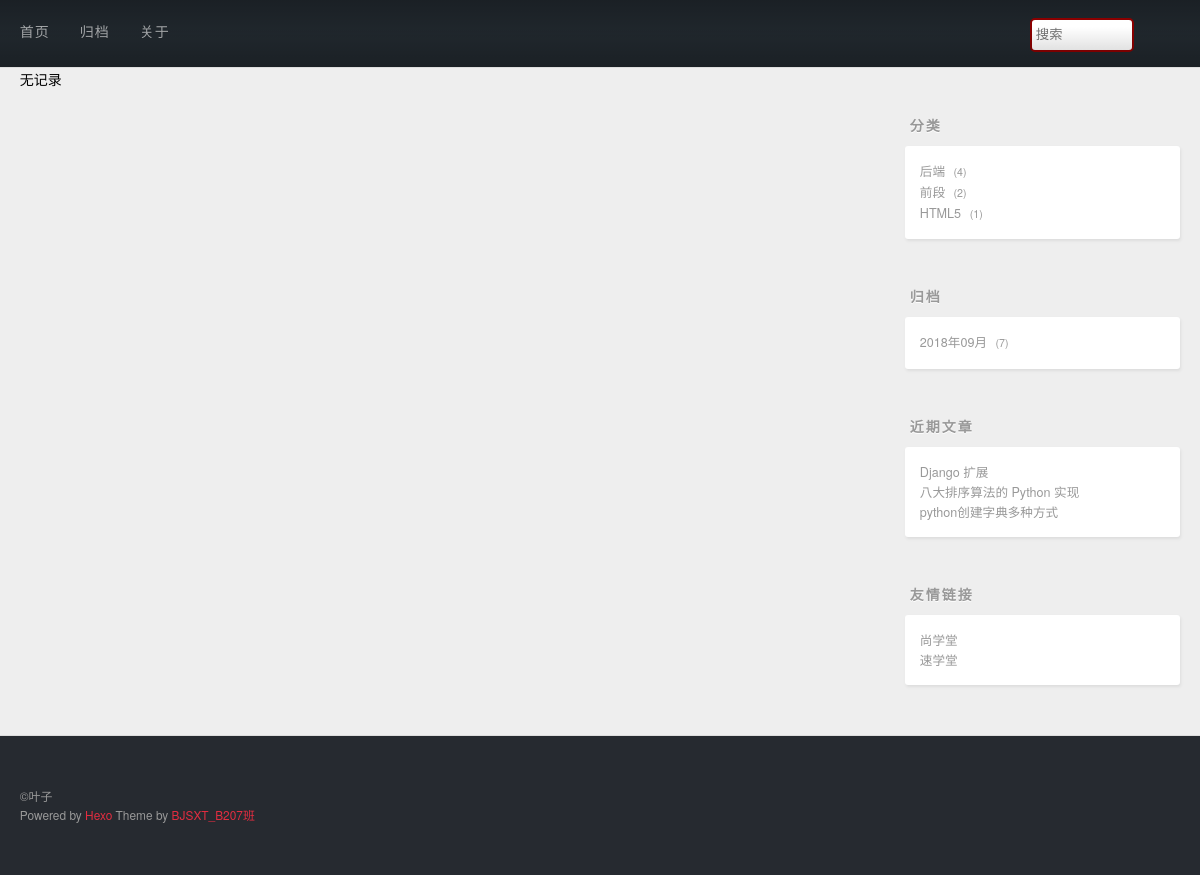
The app's page /search/ with its own data.
### blog/models.py (models this page shows, shortened)
class Post(models.Model):
    id = models.AutoField(primary_key=True)
    title = models.CharField(max_length=20, verbose_name='标题')
    desc = models.TextField(verbose_name='简介')
    content = RichTextUploadingField(null=True, blank=True, verbose_name='内容')
    created = models.DateTimeField(auto_now_add=True, verbose_name='创建时间')
    modified = models.DateField(auto_now=True)
    category = models.ForeignKey(Category, on_delete=models.CASCADE)
    tag = models.ManyToManyField(Tag)
    class Meta:
        db_table = "t_post"
        verbose_name_plural = '帖子'

### blog/views.py (the view)
# urls.py: url(r'^search/$', views.search),
def search(request):
    from haystack.query import SearchQuerySet
    from haystack.query import SQ
    keywords = request.GET.get('q', '')
    search_posts = SearchQuerySet().filter(SQ(title=keywords)|SQ(content=keywords))
    s_posts = []
    for s_p in search_posts:
        s_posts.append(s_p.object)
    return render(request, 'search.html', {'archive_posts': s_posts})

### sxtblog/getrightinfp.py (called while the page is built)
def get_right_info(request):
    from django.db.models import Count
    cate_posts = Post.objects.values('category__cname','category').annotate(count=Count('*')).order_by('-count')
    from django.db import connection
    cursor = connection.cursor()
    arc_posts = cursor.execute(
        "select created,count('*') as count from t_post group by strftime('%Y-%m',created) order by count desc"
    ).fetchall()
    cursor.close()
    recent_posts = Post.objects.order_by('-id')[:3]
    return {'cate_posts': cate_posts,'recent_posts': recent_posts,'arc_posts': arc_posts}

### blog/templates/search.html
{% extends 'base.html' %}
{% block main %}
    {% if archive_posts %}
    <div class="archives">
        {% for archive_post in archive_posts %}
            <article class="archive-article archive-type-post">
              <div class="archive-article-inner">
                <header class="archive-article-header">
                <a href="#" class="archive-article-date">
                     <time>{{ archive_post.created.year }} {{ archive_post.created.month }}</time>
                </a>
                 <h1 itemprop="name">
                      <a class="archive-article-title" target="_blank" href="/post/{{ archive_post.id }}">{{ archive_post.title }}</a>
                 </h1>
                 </header>
              </div>
            </article>
        {% endfor %}
    </div>
    {% else %}
        <div class="archives">
            无记录
         </div>
    {% endif %}
{% endblock main %}

### templates/right.html
<div class="widget-wrap">
    <h3 class="widget-title"><font style="vertical-align: inherit;"><font style="vertical-align: inherit;">分类</font></font></h3>
    <div class="widget">
        <ul class="category-list">
            {% for category in cate_posts  %}
                <li class="category-list-item">
                    <a class="category-list-link" href="/category/{{ category.category }}"><font style="vertical-align: inherit;"><font style="vertical-align: inherit;">{{ category.category__cname }}</font></font></a>
                    <span class="category-list-count"><font style="vertical-align: inherit;"><font style="vertical-align: inherit;">{{ category.count }}</font></font></span>
                </li>
            {% endfor %}
        </ul>
    </div>
</div>
<div class="widget-wrap">
    <h3 class="widget-title"><font style="vertical-align: inherit;"><font style="vertical-align: inherit;">归档</font></font></h3>
    <div class="widget">
        <ul class="archive-list">
            {% for time in arc_posts %}
                <li class="archive-list-item">
                    <a class="archive-list-link" href="/archive/{{ time.0|date:'Y/m' }}"><font style="vertical-align: inherit;"><font style="vertical-align: inherit;">{{ time.0|date:'Y年m月' }}</font></font></a>
                    <span class="archive-list-count"><font style="vertical-align: inherit;"><font style="vertical-align: inherit;">{{ time.1 }}</font></font></span>
                </li>
            {% endfor %}
        </ul>
    </div>
</div>
<div class="widget-wrap">
    <h3 class="widget-title"><font style="vertical-align: inherit;"><font style="vertical-align: inherit;">近期文章</font></font></h3>
    <div class="widget">
        <ul>
            {% for blog in recent_posts %}
                <li>
                    <a href="/post/{{ blog.id }}" target="_blank"><font style="vertical-align: inherit;"><font style="vertical-align: inherit;">{{ blog.title }}</font></font></a>
                </li>
            {% endfor %}
        </ul>
    </div>
</div>
<div class="widget-wrap">
    <h3 class="widget-title"><font style="vertical-align: inherit;"><font style="vertical-align: inherit;">友情链接</font></font></h3>
    <div class="widget">
        <ul>
            <li>
                <a href="http://www.bjsxt.com/" target="_blank"><font style="vertical-align: inherit;"><font style="vertical-align: inherit;">尚学堂</font></font></a>
            </li>
            <li>
                <a href="http://www.sxt.cn/" target="_blank"><font style="vertical-align: inherit;"><font style="vertical-align: inherit;">速学堂</font></font></a>
            </li>
        </ul>
    </div>
</div>

### static/css/style.css (style rules this page uses)
body { zoom: 1; width: 100%; }
body:before, body:after { content: ""; display: table; }
body:after { clear: both; }
html, body, div, span, applet, object, iframe, h1, h2, h3, h4, h5, h6, p, blockquote, pre, a, abbr, acronym, address, big, cite, code, del, dfn, em, img, ins, kbd, q, s, samp, small, strike, strong, sub, sup, tt, var, dl, dt, dd, ol, ul, li, fieldset, form, label, legend, table, caption, tbody, tfoot, thead, tr, th, td { margin: 0; padding: 0; border: 0; outline: 0; font-weight: inherit; font-style: inherit; font-family: inherit; font-size: 100%; vertical-align: baseline; }
body { line-height: 1; color: #000; background: #fff; }
ol, ul { list-style: none; }
html, body, #container { height: 100%; }
body { background: #eee; font: 14px/1.6em "寰蒋闆呴粦", "Microsoft Yahei", "Droid Sans", Helvetica Neue, Helvetica, Arial, sans-serif; -webkit-text-size-adjust: 100%; }
.article-date, .article-category-link, .archive-year, .widget-title { text-decoration: none; text-transform: uppercase; letter-spacing: 2px; color: #999; margin-bottom: 1em; margin-left: 5px; line-height: 1em; text-shadow: 0 1px #fff; font-weight: bold; }
.article-entry ul, .widget ul, .article-entry ol, .widget ol, .article-entry dl, .widget dl { margin: 0 20px; line-height: 1.6em; }
.article-entry ul, .widget ul { list-style: disc; }
.archives { zoom: 1; }
.archives:before, .archives:after { content: ""; display: table; }
.archives:after { clear: both; }
.archives { -webkit-column-gap: 10px; -moz-column-gap: 10px; column-gap: 10px; }
@media screen and (min-width: 768px) { .archives { -webkit-column-count: 3; -moz-column-count: 3; column-count: 3; } }
.widget-wrap { margin: 50px 0; }
.widget { color: #777; text-shadow: 0 1px #fff; background: #fff; -webkit-box-shadow: 1px 2px 3px #ddd; box-shadow: 1px 2px 3px #ddd; padding: 15px; -webkit-border-radius: 3px; border-radius: 3px; }
.widget a { color: #999; text-decoration: none; }
.widget { line-height: 1.6em; word-wrap: break-word; font-size: 0.9em; }
.widget ul, .widget ol { list-style: none; margin: 0; }
.category-list-count, .tag-list-count, .archive-list-count { padding-left: 5px; color: #999; font-size: 0.85em; }
.category-list-count:before, .tag-list-count:before, .archive-list-count:before { content: "("; }
.category-list-count:after, .tag-list-count:after, .archive-list-count:after { content: ")"; }

### records on screen
Post: title "Django 扩展"
Post: title "八大排序算法的 Python 实现"
Post: title "python创建字典多种方式"

### other values on screen
{{ category.category__cname }} "后端" "前段" "HTML5"
{{ category.count }} "4" "2" "1"
{{ time.0|date:'Y年m月' }} "2018年09月"
{{ time.1 }} "7"
